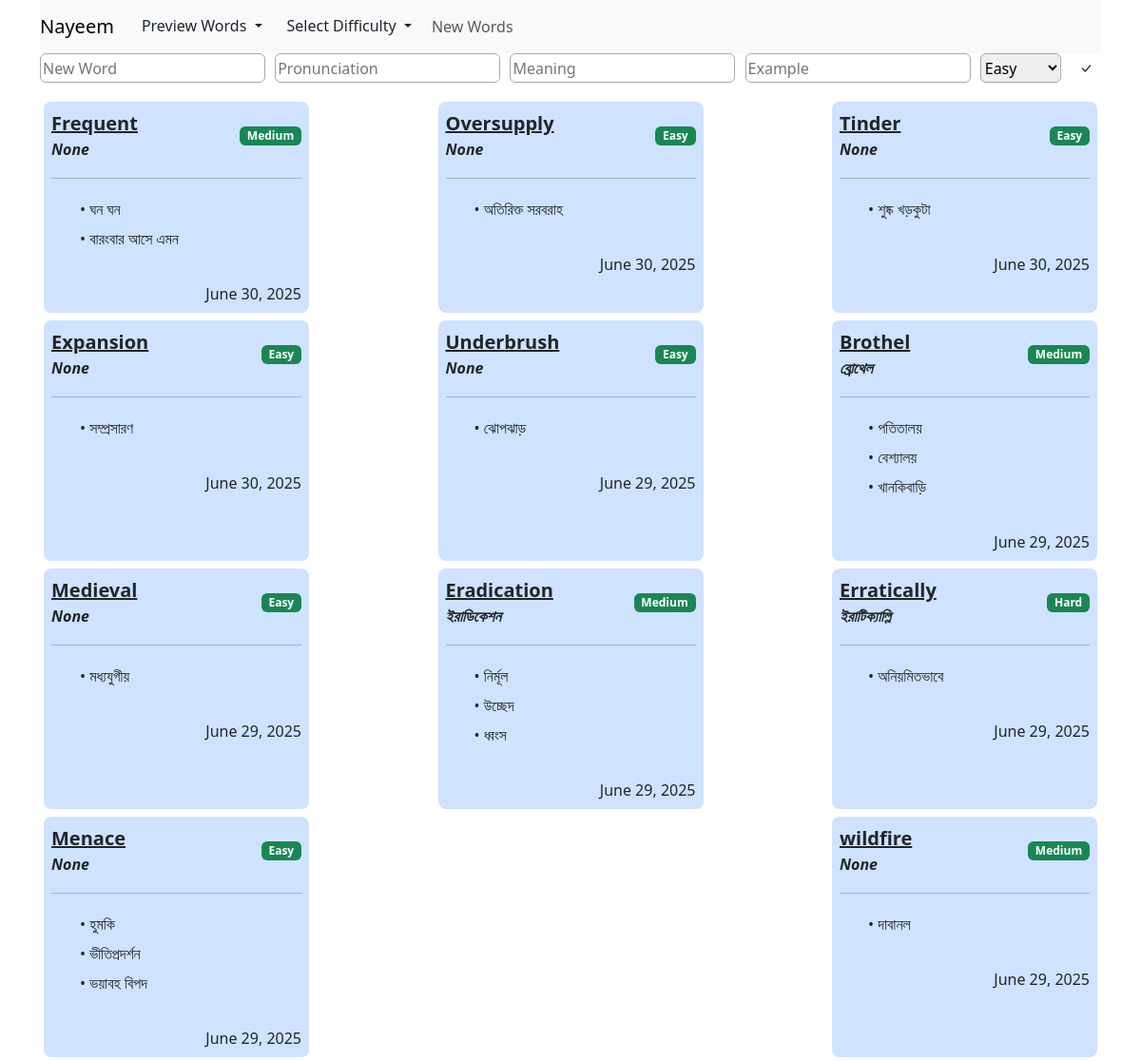
The page /word/words/ (signed in) on the database its author committed.
### user/models.py (models this page shows, shortened)
class User(AbstractUser):
    phone = models.CharField(max_length=100, null=True, blank=True)
    gender = models.CharField(max_length=10, choices=ghelp.list_to_tuple(CHOICE.GENDER))
    @property
    def short_name(self):
        name = None
        if self.first_name: name = self.first_name
        else:
            if self.last_name: name = self.last_name
        return name

### word/models.py (models this page shows, shortened)
class Complexitylevel(models.Model):
    text = models.CharField(max_length=50, unique=True)
    difficulty_level = models.IntegerField(default=1)
    color = models.CharField(max_length=50)

class Word(models.Model):
    text = models.CharField(max_length=100, unique=True)
    pronunciation = models.CharField(max_length=100, blank=True, null=True)
    added_by = models.ForeignKey(MODELS_USER.User, on_delete=models.SET_NULL, blank=True, null=True, related_name='added_by_word')
    created_at = models.DateTimeField(auto_now_add=True)

class Userword(models.Model):
    user = models.ForeignKey(MODELS_USER.User, on_delete=models.CASCADE, related_name='user_words')
    word = models.ForeignKey(Word, on_delete=models.CASCADE, related_name='word_users')
    level = models.ForeignKey(Complexitylevel, on_delete=models.SET_NULL, blank=True, null=True, related_name='level_words')
    created_at = models.DateTimeField(auto_now_add=True)
    class Meta:
        constraints = [models.UniqueConstraint(fields=['user', 'word'], name='userword_user_word')]

### word_meaning/models.py (models this page shows, shortened)
class Wordmeaning(models.Model):
    text = models.CharField(max_length=100)
    word = models.ForeignKey(MODELS_WORD.Word, on_delete=models.CASCADE, related_name='meanings')
    added_by = models.ForeignKey(MODELS_USER.User, on_delete=models.SET_NULL, blank=True, null=True, related_name='added_by_meanings')
    created_at = models.DateTimeField(auto_now_add=True)

### word/views.py (the view)
# urls.py: path('words/', views.words, name='preview-words'),
@login_required(login_url=ghelp.nav_links(key='login')['link'])
def words(request):
    html_path = 'dictionary/word/words.html'
    context = {
        'title': 'Words',
        'user': request.user,
        'words': SR_WORD.Userwordserializer(request.user.user_words.all().order_by('-id'), many=True).data,
        'level': SR_WORD.Complexitylevelserializer(MODELS_WORD.Complexitylevel.objects.all(), many=True).data
    }
    return render(request, html_path, context=context)

### word/serializers/GET/serializer.py (called while the page is built)
    def format_datetime(self, instance):
        return instance.created_at

### templates/dictionary/word/words.html (shortened to what this page needs)
{% extends 'base.html' %}
{% block navbar %}
<nav class="navbar navbar-expand-lg navbar-light bg-light position-sticky top-0">
    <a class="navbar-brand" href="/">{{user.short_name}}</a>
    <div class="collapse navbar-collapse" id="navbarNavDropdown">
        <ul class="navbar-nav">
        <li class="nav-item dropdown">
            <button class="btn dropdown-toggle" type="button" id="wordsDropdown" data-bs-toggle="dropdown" aria-expanded="false">
                Preview Words
            </button>
        </li>
        <li class="nav-item dropdown">
            <button class="btn dropdown-toggle" type="button" id="difficultyDropdown" data-bs-toggle="dropdown" aria-expanded="false">
                Select Difficulty
            </button>
        </li>
        <li class="nav-item">
            <a class="nav-link" href="/word/new-words">New Words</a>
        </li>
        </ul>
    </div>
</nav>
{% endblock %}
{% block body %}
    <div>
        <div class="d-flex">
            <form method="POST" action="{% url 'add-word' %}" class="form-inline w-100 d-flex justify-content-between">
                <input class="rounded" style="border: 1px solid #a3ada6;" type="text" name="text" placeholder="New Word" required>
                <input class="rounded" style="border: 1px solid #a3ada6;" type="text" name="pronunciation" placeholder="Pronunciation">
                <input class="rounded" style="border: 1px solid #a3ada6;" type="text" name="meaning" placeholder="Meaning" required>
                <input class="rounded" style="border: 1px solid #a3ada6;" type="text" name="example" placeholder="Example">
                <select class="rounded" style="border: 1px solid #a3ada6;" name="difficult_level">
                    {% for item in level %}
                        <option value="{{ item.id }}">{{ item.text }}</option>
                    {% endfor %}
                </select>
                <button type="submit" class="btn btn-sm"><i class="bi bi-check-lg"></i></button>
            </form>
        </div>
    </div>
    <div class="d-flex justify-content-between flex-wrap mt-3">
        {% for word in words %}
        <div class="bg-primary-subtle w-25 d-flex flex-column m-1 rounded-3">
            <div class="m-2">
                <div class="d-flex justify-content-between">
                    <div>
                        <form method="POST" action="{% url 'edit-word' word.word.id %}" class="d-inline d-flex">
                            <span id="spanWordText{{ word.id }}" class="fs-5 fw-bold text-decoration-underline">{{word.word.text}}</span>
                        </form>
                        <form method="POST" action="{% url 'edit-word' word.word.id %}" class="d-inline d-flex">
                            <span id="spanPronunciation{{ word.id }}" class="fs-6 fw-bold fst-italic">{{word.word.pronunciation}}</span>
                        </form>
                    </div>
                    <form method="POST" action="{% url 'edit-word-complexity-level' word.id %}" class="d-inline d-flex align-items-center">
                        <span id="spanLevel{{ word.id }}" class="badge bg-success">{{word.level.text}}</span>
                    </form>
                </div>
                <div class="rounded-3">
                    <hr>
                    {% for meaning in word.word.meanings %}
                    <div class="d-flex justify-content-between">
                        <div class="d-flex">
                            <div style="min-width: 30px; max-width: 30px;"></div>
                            <form method="POST" action="{% url 'edit-word-meaning' meaning.id %}" class="d-inline d-flex">
                                <div id="spanMeaning{{ meaning.id }}" class="d-flex align-items-center">
                                    <span>&#8226; {{meaning.text}}</span>
                                </div>
                            </form>
                        </div>
                    </div>
                    {% endfor %}
                    <div class="make-vanish d-flex">
                        <div style="min-width: 30px; max-width: 30px;"></div>
                        <form method="POST" action="{% url 'add-word-meaning' word.word.id %}" class="form-inline w-100 d-flex justify-content-between">
                            <input class="transparent-input" type="text" name="meaning" placeholder="New Meaning" required>
                        </form>
                    </div>
                </div>
                <div class="rounded-3">
                    <div class="d-flex justify-content-end">
                        <span>{{word.date_time|date}}</span>
                    </div>
                </div>
            </div>
        </div>
        {% endfor %}
    </div>
{% endblock %}

### templates/base.html (style rules this page uses)
.transparent-input { background: transparent; border: none; transition: border 0.3s ease; }
.transparent-input::placeholder { color: transparent; transition: opacity 0.3s ease; }

### rows shown on the page
User: short_name "Nayeem"
Complexitylevel: difficult_level "Easy", level.text "Easy" "Easy" "Easy" "Easy" "Easy" "Easy"
Word: word.text "Frequent"
Complexitylevel: level.text "Medium" "Medium" "Medium" "Medium"
Wordmeaning: text "ঘন ঘন"
Wordmeaning: text "বারংবার আসে এমন"
Userword: date_time "June 30, 2025"
Word: word.text "Oversupply"
Wordmeaning: text "অতিরিক্ত সরবরাহ"
Userword: date_time "June 30, 2025"
Word: word.text "Tinder"
Wordmeaning: text "শুষ্ক খড়কুটা"
Userword: date_time "June 30, 2025"
Word: word.text "Expansion"
Wordmeaning: text "সম্প্রসারণ"
Userword: date_time "June 30, 2025"
Word: word.text "Underbrush"
Wordmeaning: text "ঝোপঝাড়"
Userword: date_time "June 29, 2025"
Word: word.text "Brothel", word.pronunciation "ব্রোথেল"
Wordmeaning: text "পতিতালয়"
Wordmeaning: text "বেশ্যালয়"
Wordmeaning: text "খানকিবাড়ি"
Userword: date_time "June 29, 2025"
Word: word.text "Medieval"
Wordmeaning: text "মধ্যযুগীয়"
Userword: date_time "June 29, 2025"
Word: word.text "Eradication", word.pronunciation "ইরাডিকেশন"
Wordmeaning: text "নির্মূল"
Wordmeaning: text "উচ্ছেদ"
Wordmeaning: text "ধ্বংস"
Userword: date_time "June 29, 2025"
Word: word.text "Erratically", word.pronunciation "ইরাটিক্যাল্লি"
Complexitylevel: level.text "Hard"
Wordmeaning: text "অনিয়মিতভাবে"
Userword: date_time "June 29, 2025"
Word: word.text "Menace"
Wordmeaning: text "হুমকি"
Wordmeaning: text "ভীতিপ্রদর্শন"
Wordmeaning: text "ভয়াবহ বিপদ"
Userword: date_time "June 29, 2025"
Word: word.text "wildfire"
Wordmeaning: text "দাবানল"
Userword: date_time "June 29, 2025"

### other values the page prints
{{ word.word.pronunciation }} "None" "None" "None" "None" "None" "None" "None" "None"
